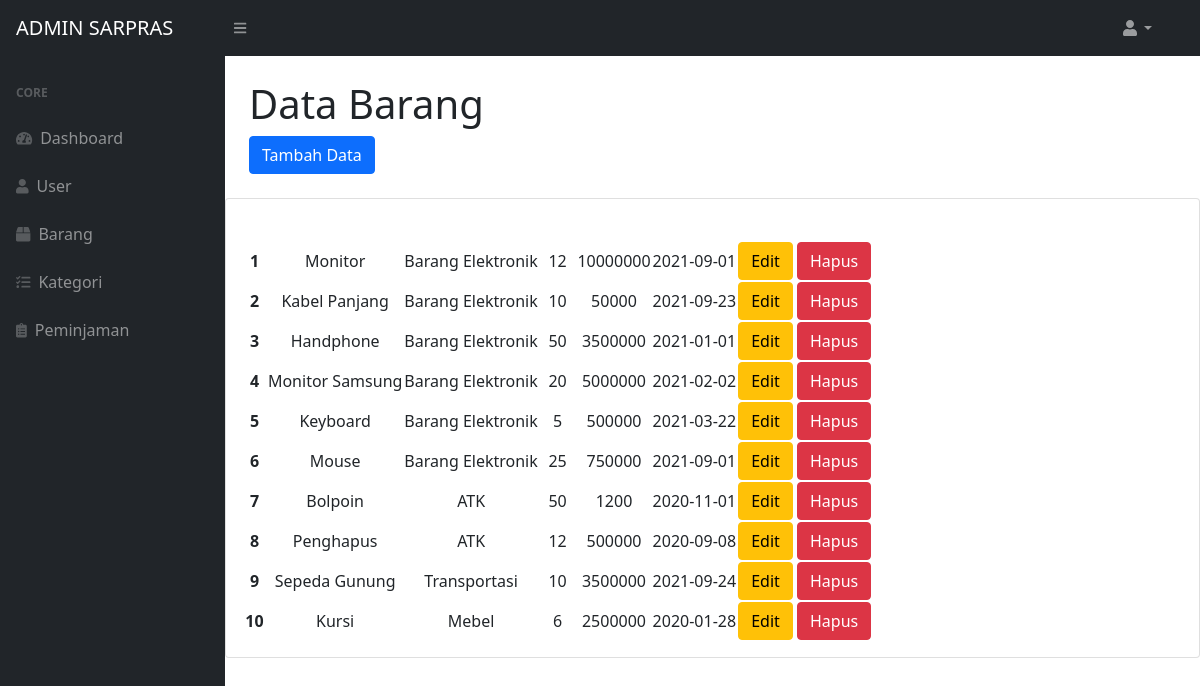
/index.php/barang, run on the app's committed database.
### tables this page shows
CREATE TABLE `tb_barang` (
  `id_barang` int(20) NOT NULL,
  `id_kategori` int(11) NOT NULL,
  `nama` varchar(40) NOT NULL,
  `stok` int(20) NOT NULL,
  `harga` int(20) NOT NULL,
  `tanggal` date NOT NULL,
  `create_date` timestamp NOT NULL DEFAULT current_timestamp() ON UPDATE current_timestamp()
);

CREATE TABLE `tb_kategori` (
  `id_kategori` int(20) NOT NULL,
  `nama_kategori` varchar(30) NOT NULL
);

### application/controllers/Barang.php (called while the page is built, shortened)
<?php
class Barang extends CI_Controller {
    function __construct(){
        $this->load->model('M_Barang', 'barang');
    }
	public function index()
	{
        $data = array(
            'title' => 'List Barang',
            'content' => 'barang/vbarang',
            'data'=>  $this->barang->get_data()
        );
        $this->load->view('template/view', $data);
	}
}
?>

### index.php (called while the page is built, shortened)
<?php
require_once BASEPATH.'core/CodeIgniter.php';

### application/models/M_Barang.php (called while the page is built, shortened)
<?php
    class M_Barang extends CI_Model {
        function get_data()
        {
            return $this->db->query("SELECT b.id_barang, b.nama, k.nama_kategori, b.stok, b.harga, b.tanggal FROM tb_barang AS b
            JOIN tb_kategori as k ON k.id_kategori=b.id_kategori")->result();
        }
    }
?>

### application/views/barang/vbarang.php (the view, shortened to what this page needs)
<!DOCTYPE html>
<html lang="en">
<head>
    <link href="https://cdn.jsdelivr.net/npm/bootstrap@5.0.0-beta3/dist/css/bootstrap.min.css" rel="stylesheet">
</head>
<body>
    <div id="layoutSidenav_content">
        <main>
            <div class="container-fluid px-4">
                <h1 class="mt-4">Data Barang</h1>
                    <ol class="breadcrumb mb-4">
                    <a href="barang/add" class="btn btn-primary">Tambah Data</a>
                    </ol>
            </div>
            <div class="card mb-4">
            <div class="card-body">
                <table id="datatablesSimple">
                    <thead class="table-dark ">
                        <tr >
                            <th class="text-center">No</th>
                            <th class="text-center">Nama Barang</th>
                            <th class="text-center">Nama Kategori</th>
                            <th class="text-center">Stok</th>
                            <th class="text-center">Harga</th>
                            <th class="text-center">Tanggal</th>
                            <th class="text-center">Aksi</th>
                        </tr>
                    </thead>
                <tbody>
                    <?php $no= 0; foreach ($data as $key): ?>
                    <tr class="text-center">
                        <th scope="row" class="text-center" ><?= ++$no ?></th>
                        <td><?= $key->nama?></td>
                        <td><?= $key->nama_kategori?></td>
                        <td><?= $key->stok?></td>
                        <td><?= $key->harga?></td>
                        <td><?= $key->tanggal?></td>
                        <td>
                        <a href="barang/edit/<?= $key->id_barang ?>" class="btn btn-warning">Edit</a>
                        <a href="barang/delete/<?= $key->id_barang ?>" class="btn btn-danger">Hapus</a>
                        </td>
                    </tr>
                    <?php endforeach ?>
                </tbody>
                </table>
        </main>
    </div>
</body>
</html>

### data on the page
tb_barang: nama "Monitor", id_kategori.nama_kategori "Barang Elektronik", stok "12", harga "10000000", tanggal "2021-09-01"
tb_barang: nama "Kabel Panjang", id_kategori.nama_kategori "Barang Elektronik", stok "10", harga "50000", tanggal "2021-09-23"
tb_barang: nama "Handphone", id_kategori.nama_kategori "Barang Elektronik", stok "50", harga "3500000", tanggal "2021-01-01"
tb_barang: nama "Monitor Samsung", id_kategori.nama_kategori "Barang Elektronik", stok "20", harga "5000000", tanggal "2021-02-02"
tb_barang: nama "Keyboard", id_kategori.nama_kategori "Barang Elektronik", stok "5", harga "500000", tanggal "2021-03-22"
tb_barang: nama "Mouse", id_kategori.nama_kategori "Barang Elektronik", stok "25", harga "750000", tanggal "2021-09-01"
tb_barang: nama "Bolpoin", id_kategori.nama_kategori "ATK", stok "50", harga "1200", tanggal "2020-11-01"
tb_barang: nama "Penghapus", id_kategori.nama_kategori "ATK", stok "12", harga "500000", tanggal "2020-09-08"
tb_barang: nama "Sepeda Gunung", id_kategori.nama_kategori "Transportasi", stok "10", harga "3500000", tanggal "2021-09-24"
tb_barang: nama "Kursi", id_kategori.nama_kategori "Mebel", stok "6", harga "2500000", tanggal "2020-01-28"
